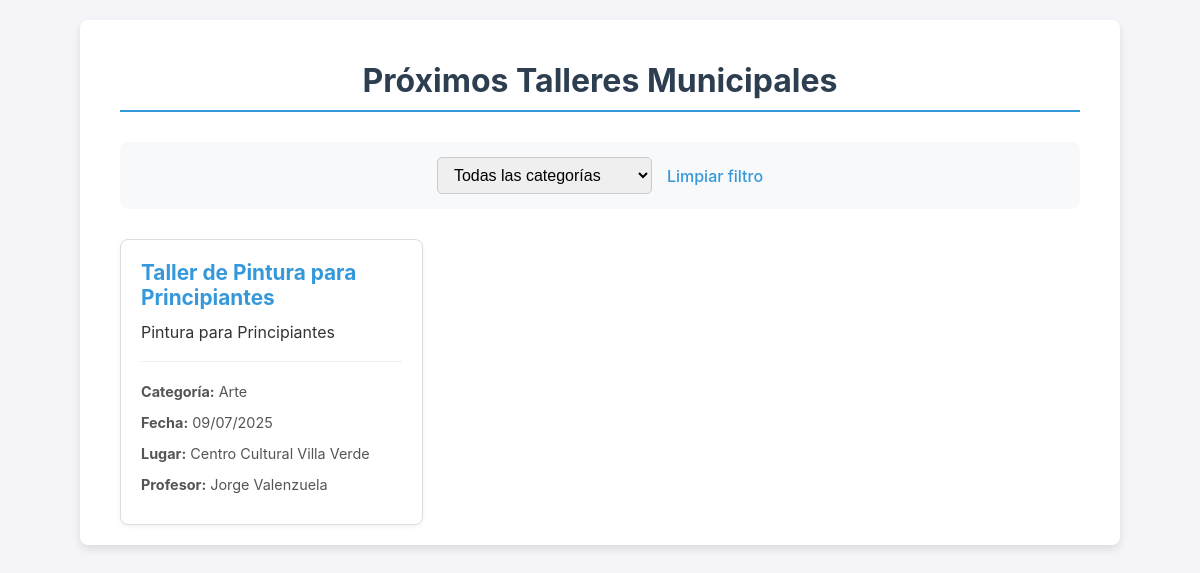
Screenshot of /portal/ with the database file from the repository.
### talleres/models.py (models this page shows, shortened)
class Taller(models.Model):
    ESTADO_CHOICES = (
        ('pendiente', 'Pendiente'),
        ('aceptado', 'Aceptado'),
        ('rechazado', 'Rechazado'),
    )
    nombre = models.CharField(max_length=100) # Corresponde a 'titulo' en la API
    descripcion = models.TextField()
    fecha = models.DateField()
    duracion_horas = models.DecimalField(max_digits=4, decimal_places=2)
    estado = models.CharField(max_length=10, choices=ESTADO_CHOICES, default='pendiente')
    observacion = models.TextField(blank=True, null=True) # Para justificar rechazos
    profesor = models.ForeignKey(Profesor, on_delete=models.SET_NULL, null=True, blank=True)
    lugar = models.ForeignKey(Lugar, on_delete=models.PROTECT)
    categoria = models.ForeignKey(Categoria, on_delete=models.PROTECT)
    creado_por = models.ForeignKey(User, on_delete=models.CASCADE, related_name='talleres_creados')
    class Meta:
        verbose_name = "Taller"
        verbose_name_plural = "Talleres"

class Categoria(models.Model):
    nombre = models.CharField(max_length=100, unique=True)
    class Meta:
        verbose_name = "Categoría"
        verbose_name_plural = "Categorías"

class Lugar(models.Model):
    nombre = models.CharField(max_length=100)
    direccion = models.CharField(max_length=255)
    class Meta:
        verbose_name = "Lugar"
        verbose_name_plural = "Lugares"

class Profesor(models.Model):
    nombre_completo = models.CharField(max_length=100)
    class Meta:
        verbose_name = "Profesor"
        verbose_name_plural = "Profesores"

### talleres/views.py (the view)
# urls.py: path('portal/', portal_de_talleres, name='portal_talleres'),
def portal_de_talleres(request):
    categorias = Categoria.objects.all()
    categoria_seleccionada_id = request.GET.get('categoria')
    talleres_visibles = Taller.objects.filter(
        estado='aceptado',
        fecha__gte=date.today()
    )
    if categoria_seleccionada_id and categoria_seleccionada_id.isdigit():
        talleres_visibles = talleres_visibles.filter(categoria_id=categoria_seleccionada_id)
    contexto = {
        'talleres': talleres_visibles.order_by('fecha'),
        'categorias': categorias,
        'categoria_seleccionada_id': int(categoria_seleccionada_id) if categoria_seleccionada_id and categoria_seleccionada_id.isdigit() else None,
        'titulo_pagina': 'Próximos Talleres Municipales'
    }
    return render(request, 'talleres/portal.html', contexto)

### talleres/templates/talleres/portal.html (shortened to what this page needs)
<!DOCTYPE html>
<html lang="es">
<head>
</head>
<body>
    <div class="container">
                <h1>{{ titulo_pagina }}</h1>
        <form method="get" action="" class="filter-form">
            <select name="categoria" onchange="this.form.submit()">
                <option value="">Todas las categorías</option>
            </select>
            <a href="{% url 'portal_talleres' %}" class="clear-filter">Limpiar filtro</a>
        </form>
        {% if talleres %}
            <div class="workshop-grid">
                {% for taller in talleres %}
                    <div class="workshop-card">
                        <h2>{{ taller.nombre }}</h2>
                        <p>{{ taller.descripcion }}</p>
                        <div class="meta">
                            <p><strong>Categoría:</strong> {{ taller.categoria.nombre }}</p>
                            <p><strong>Fecha:</strong> {{ taller.fecha|date:"d/m/Y" }}</p>
                            <p><strong>Lugar:</strong> {{ taller.lugar.nombre }}</p>
                            <p><strong>Profesor:</strong> {{ taller.profesor.nombre_completo }}</p>
                        </div>
                    </div>
                {% endfor %}
            </div>
        {% else %}
            <div class="no-workshops">
                <h2>No hay talleres programados por el momento.</h2>
                <p>¡Vuelve a consultar pronto para ver las novedades!</p>
            </div>
        {% endif %}
    </div>
</body>
</html>

### talleres/templates/talleres/portal.html (style rules this page uses)
body { font-family: -apple-system, BlinkMacSystemFont, "Segoe UI", Roboto, "Helvetica Neue", Arial, sans-serif; background-color: #f4f4f9; color: #333; margin: 0; padding: 20px; }
.container { max-width: 960px; margin: auto; background: white; padding: 20px 40px; border-radius: 8px; box-shadow: 0 4px 8px rgba(0,0,0,0.1); }
h1 { color: #2c3e50; text-align: center; border-bottom: 2px solid #3498db; padding-bottom: 10px; margin-bottom: 30px; }
.workshop-grid { display: grid; grid-template-columns: repeat(auto-fill, minmax(280px, 1fr)); gap: 25px; margin-top: 20px; }
.workshop-card { border: 1px solid #ddd; border-radius: 8px; padding: 20px; background-color: #fff; box-shadow: 0 2px 5px rgba(0,0,0,0.05); transition: transform 0.2s, box-shadow 0.2s; }
.filter-form { display: flex; justify-content: center; align-items: center; gap: 15px; margin-bottom: 30px; padding: 15px; background-color: #f8f9fa; border-radius: 8px; }
.filter-form select { font-size: 1em; padding: 8px 12px; border-radius: 5px; border: 1px solid #ccc; }
.filter-form .clear-filter { text-decoration: none; color: #3498db; font-weight: 500; }
.workshop-card h2 { font-size: 1.3em; color: #3498db; margin-top: 0; margin-bottom: 10px; }
.workshop-card p { margin: 8px 0; line-height: 1.6; }
.workshop-card .meta { font-size: 0.9em; color: #555; border-top: 1px solid #eee; padding-top: 10px; margin-top: 15px; }

### rows the page displays
Taller: nombre "Taller de Pintura para Principiantes", descripcion "Pintura para Principiantes", categoria.nombre "Arte", fecha "09/07/2025", lugar.nombre "Centro Cultural Villa Verde", profesor.nombre_completo "Jorge Valenzuela"

### other values shown
{{ titulo_pagina }} "Próximos Talleres Municipales"
